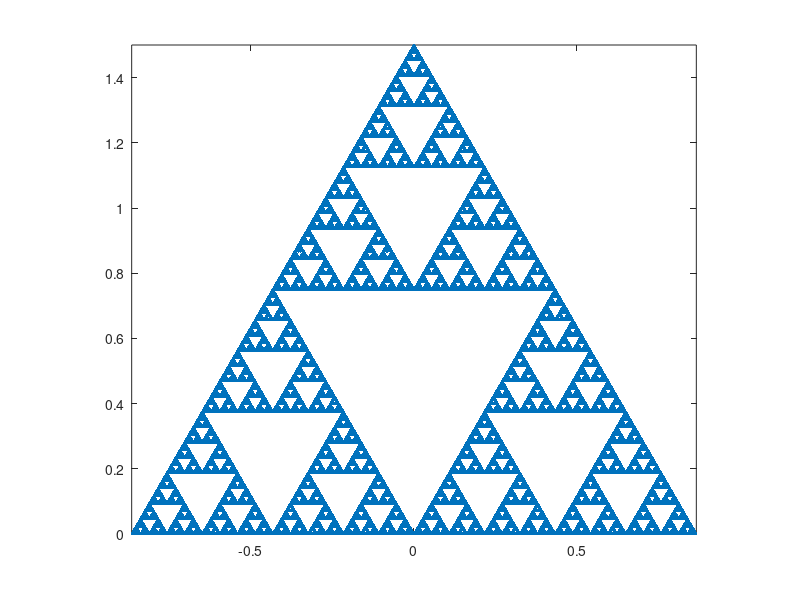

Recreate this plot in MATLAB.
clear
clc

Max_its = 1000000;
N = 3;
phi = linspace(0,2*pi,N+1)+pi/2;
e = exp(phi*1i);

Atrac(:,1) = real(e(1:N));
Atrac(:,2) = imag(e(1:N)) - min(imag(e(1:N)));

axis_lim = [min(Atrac(:,1)),max(Atrac(:,1)),min(Atrac(:,2)),max(Atrac(:,2))];

shift_dist = 0.5;
one_m_shift = 1.0 - shift_dist;

points = zeros(Max_its+1,2);
points(1,:) = Atrac(1,:);

rand_points = randi(N,Max_its,1);

for m = 1:Max_its
    rand_point = rand_points(m);
    points(m+1,:) = shift_dist*points(m,:) + one_m_shift*Atrac(rand_point,:);
end

clear('rand_points')

plot(points(:,1),points(:,2),'.')
axis(axis_lim)
axis('equal')